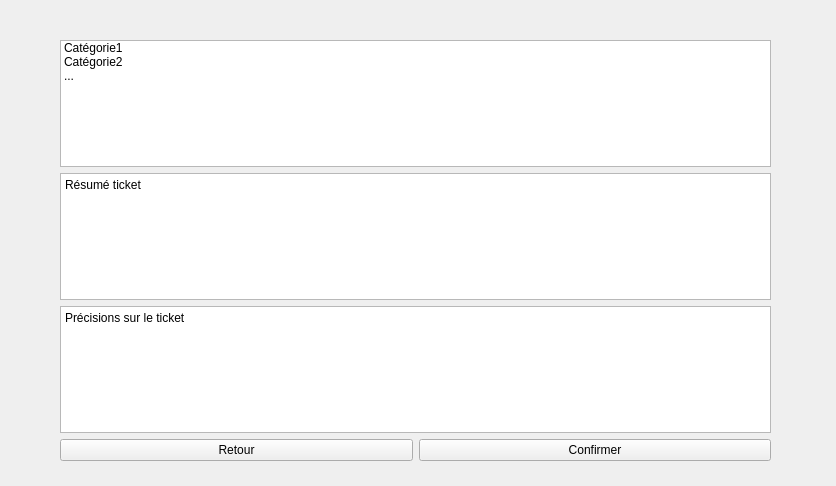
<?xml version="1.0" encoding="UTF-8"?>
<ui version="4.0">
 <class>VueNouveauTicket</class>
 <widget class="QWidget" name="VueNouveauTicket">
  <property name="geometry">
   <rect>
    <x>0</x>
    <y>0</y>
    <width>836</width>
    <height>486</height>
   </rect>
  </property>
  <property name="windowTitle">
   <string>VueNouveauTicket</string>
  </property>
  <widget class="QWidget" name="verticalLayoutWidget">
   <property name="geometry">
    <rect>
     <x>60</x>
     <y>40</y>
     <width>711</width>
     <height>421</height>
    </rect>
   </property>
   <layout class="QVBoxLayout" name="verticalLayout">
    <item>
     <widget class="QListWidget" name="listWidgetCateg">
      <item>
       <property name="text">
        <string>Catégorie1</string>
       </property>
      </item>
      <item>
       <property name="text">
        <string>Catégorie2</string>
       </property>
      </item>
      <item>
       <property name="text">
        <string>...</string>
       </property>
      </item>
     </widget>
    </item>
    <item>
     <widget class="QTextEdit" name="textEditResume">
      <property name="html">
       <string>&lt;!DOCTYPE HTML PUBLIC &quot;-//W3C//DTD HTML 4.0//EN&quot; &quot;http://www.w3.org/TR/REC-html40/strict.dtd&quot;&gt;
&lt;html&gt;&lt;head&gt;&lt;meta name=&quot;qrichtext&quot; content=&quot;1&quot; /&gt;&lt;meta charset=&quot;utf-8&quot; /&gt;&lt;style type=&quot;text/css&quot;&gt;
p, li { white-space: pre-wrap; }
hr { height: 1px; border-width: 0; }
li.unchecked::marker { content: &quot;\2610&quot;; }
li.checked::marker { content: &quot;\2612&quot;; }
&lt;/style&gt;&lt;/head&gt;&lt;body style=&quot; font-family:'Sans Serif'; font-size:9pt; font-weight:400; font-style:normal;&quot;&gt;
&lt;p style=&quot; margin-top:0px; margin-bottom:0px; margin-left:0px; margin-right:0px; -qt-block-indent:0; text-indent:0px;&quot;&gt;Résumé ticket&lt;/p&gt;
&lt;p style=&quot;-qt-paragraph-type:empty; margin-top:0px; margin-bottom:0px; margin-left:0px; margin-right:0px; -qt-block-indent:0; text-indent:0px;&quot;&gt;&lt;br /&gt;&lt;/p&gt;&lt;/body&gt;&lt;/html&gt;</string>
      </property>
     </widget>
    </item>
    <item>
     <widget class="QTextEdit" name="textEditTicket">
      <property name="html">
       <string>&lt;!DOCTYPE HTML PUBLIC &quot;-//W3C//DTD HTML 4.0//EN&quot; &quot;http://www.w3.org/TR/REC-html40/strict.dtd&quot;&gt;
&lt;html&gt;&lt;head&gt;&lt;meta name=&quot;qrichtext&quot; content=&quot;1&quot; /&gt;&lt;meta charset=&quot;utf-8&quot; /&gt;&lt;style type=&quot;text/css&quot;&gt;
p, li { white-space: pre-wrap; }
hr { height: 1px; border-width: 0; }
li.unchecked::marker { content: &quot;\2610&quot;; }
li.checked::marker { content: &quot;\2612&quot;; }
&lt;/style&gt;&lt;/head&gt;&lt;body style=&quot; font-family:'Sans Serif'; font-size:9pt; font-weight:400; font-style:normal;&quot;&gt;
&lt;p style=&quot; margin-top:0px; margin-bottom:0px; margin-left:0px; margin-right:0px; -qt-block-indent:0; text-indent:0px;&quot;&gt;Précisions sur le ticket&lt;/p&gt;&lt;/body&gt;&lt;/html&gt;</string>
      </property>
     </widget>
    </item>
    <item>
     <layout class="QGridLayout" name="gridLayout">
      <item row="0" column="1">
       <widget class="QPushButton" name="ConfirmerButton">
        <property name="text">
         <string>Confirmer</string>
        </property>
       </widget>
      </item>
      <item row="0" column="0">
       <widget class="QPushButton" name="RetourButton">
        <property name="text">
         <string>Retour</string>
        </property>
       </widget>
      </item>
     </layout>
    </item>
   </layout>
  </widget>
 </widget>
 <resources/>
 <connections/>
</ui>
